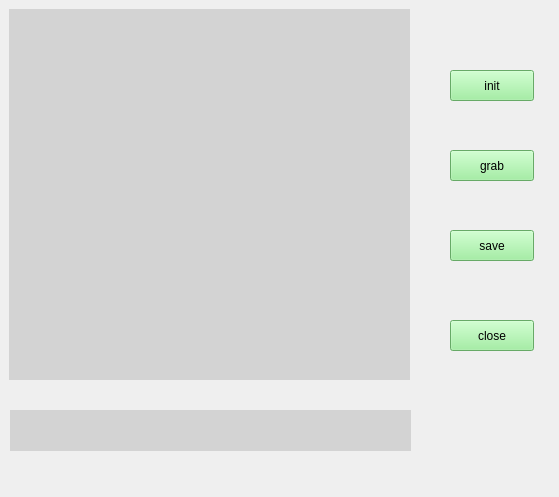
<?xml version="1.0" encoding="UTF-8"?>
<ui version="4.0">
 <class>threedCameraWidget</class>
 <widget class="QWidget" name="threedCameraWidget">
  <property name="geometry">
   <rect>
    <x>0</x>
    <y>0</y>
    <width>559</width>
    <height>497</height>
   </rect>
  </property>
  <property name="windowTitle">
   <string>Form</string>
  </property>
  <widget class="QLabel" name="label">
   <property name="geometry">
    <rect>
     <x>9</x>
     <y>9</y>
     <width>401</width>
     <height>371</height>
    </rect>
   </property>
   <property name="styleSheet">
    <string notr="true">QLabel{background:lightgrey}</string>
   </property>
   <property name="text">
    <string/>
   </property>
  </widget>
  <widget class="QPushButton" name="pushButton_init">
   <property name="geometry">
    <rect>
     <x>450</x>
     <y>70</y>
     <width>84</width>
     <height>31</height>
    </rect>
   </property>
   <property name="styleSheet">
    <string notr="true">QPushButton{background:lightgreen}</string>
   </property>
   <property name="text">
    <string>init</string>
   </property>
  </widget>
  <widget class="QPushButton" name="pushButton_grab">
   <property name="geometry">
    <rect>
     <x>450</x>
     <y>150</y>
     <width>84</width>
     <height>31</height>
    </rect>
   </property>
   <property name="styleSheet">
    <string notr="true">QPushButton{background:lightgreen}</string>
   </property>
   <property name="text">
    <string>grab</string>
   </property>
  </widget>
  <widget class="QPushButton" name="pushButton_save">
   <property name="geometry">
    <rect>
     <x>450</x>
     <y>230</y>
     <width>84</width>
     <height>31</height>
    </rect>
   </property>
   <property name="styleSheet">
    <string notr="true">QPushButton{background:lightgreen}</string>
   </property>
   <property name="text">
    <string>save</string>
   </property>
  </widget>
  <widget class="QPushButton" name="pushButton_close">
   <property name="geometry">
    <rect>
     <x>450</x>
     <y>320</y>
     <width>84</width>
     <height>31</height>
    </rect>
   </property>
   <property name="styleSheet">
    <string notr="true">QPushButton{background:lightgreen}</string>
   </property>
   <property name="text">
    <string>close</string>
   </property>
  </widget>
  <widget class="QLabel" name="label_message">
   <property name="geometry">
    <rect>
     <x>10</x>
     <y>410</y>
     <width>401</width>
     <height>41</height>
    </rect>
   </property>
   <property name="styleSheet">
    <string notr="true">QLabel{background:lightgrey}</string>
   </property>
   <property name="text">
    <string/>
   </property>
  </widget>
 </widget>
 <resources/>
 <connections/>
</ui>
